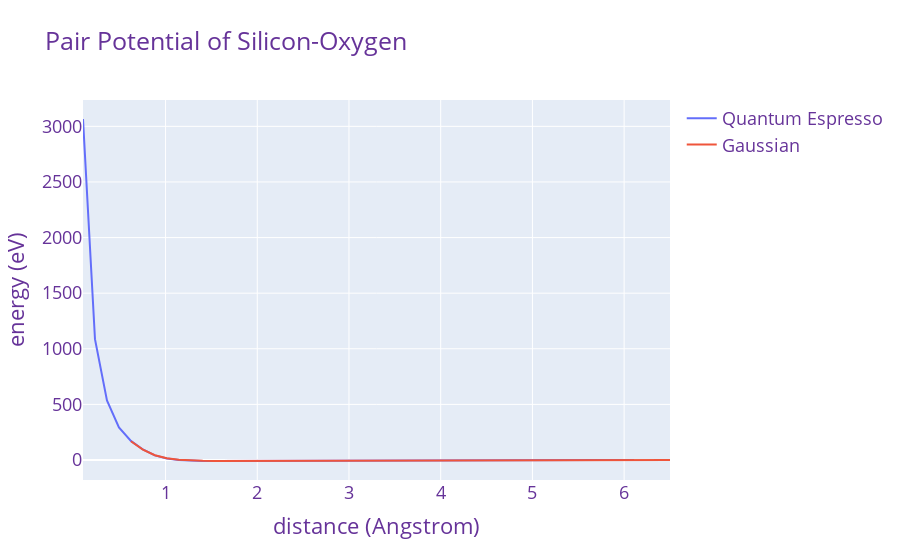

Source (notebook cell):
### Code cell
# plot with plotly
fig = go.Figure()
fig.add_trace(go.Scatter(x=espresso_df["distance"], y=espresso_df["energy"] - ZERO_POINT_ENERGY_SILICON_ESPRESSO - ZERO_POINT_ENERGY_OXYGEN_ESPRESSO, name="Quantum Espresso"))
fig.add_trace(go.Scatter(x=gaussian_df["distance"], y=gaussian_df["energy"] - ZERO_POINT_ENERGY_SILICON_GAUSSIAN - ZERO_POINT_ENERGY_OXYGEN_GAUSSIAN, name="Gaussian"))
# fig.add_trace(go.Scatter(x=matlantis_df["distance"], y=matlantis_df["energy"], name="Matlantis"))
fig.update_layout(
    title="Pair Potential of Silicon-Oxygen",
    xaxis_title="distance (Angstrom)",
    yaxis_title="energy (eV)",
    font=dict(
        size=18,
        color="RebeccaPurple"
    )
)
fig.show()

### Figure 1 — Plotly figure (JSON) as saved in the notebook; plotly's stock layout.template omitted (floating-point values rounded to 4 significant figures)
{"data": [{"name": "Quantum Espresso", "type": "scatter", "x": [0.1, 0.2306, 0.3612, 0.4918, 0.6224, 0.7531, 0.8837, 1.014, 1.145, 1.276, 1.406, 1.537, 1.667, 1.798, 1.929, 2.059, 2.19, 2.32, 2.451, 2.582, 2.712, 2.843, 2.973, 3.104, 3.235, 3.365, 3.496, 3.627, 4.018, 4.149, 4.28, 4.933, 5.194, 5.324, 5.586, 5.716, 5.978, 6.108], "y": [3066.0, 1087.0, 535.5, 292.2, 171.8, 94.9, 41.06, 13.45, 0.001917, -6.103, -8.489, -8.996, -8.593, -7.787, -6.838, -5.874, -4.97, -4.202, -3.365, -3.028, -2.588, -1.61, -1.172, -0.8414, -0.4827, -0.2188, -1.185, 0.1813, 0.5602, 0.6483, 0.7183, 0.9206, 0.9576, 0.9712, -0.6447, 0.9996, -0.3139, -0.5306]}, {"name": "Gaussian", "type": "scatter", "x": [0.6224, 0.7531, 0.8837, 1.014, 1.145, 1.276, 1.406, 1.537, 1.667, 1.798, 1.929, 2.059, 2.19, 2.32, 2.451, 2.582, 2.712, 2.843, 2.973, 3.104, 3.235, 3.365, 3.496, 3.627, 3.757, 3.888, 4.018, 4.149, 4.28, 4.41, 4.541, 4.671, 4.802, 4.933, 5.063, 5.194, 5.324, 5.455, 5.586, 5.716, 5.847, 5.978, 6.108, 6.239, 6.369, 6.5], "y": [168.5, 93.22, 42.74, 14.95, 1.233, -5.102, -7.628, -8.221, -7.872, -7.101, -6.179, -5.237, -4.34, -3.516, -2.773, -2.113, -1.664, -1.366, -1.108, -0.8868, -0.6984, -0.5386, -0.4034, -0.2898, -0.1967, -0.1222, -0.06819, -0.05805, -0.04929, -0.04161, -0.03485, -0.02884, -0.01049, -0.008317, -0.006533, -0.004823, -0.003259, -0.002035, -0.001157, -0.000498, -3.1e-05, 0.000287, 0.000516, 0.000703, -0.000877, -0.000674]}], "layout": {"font": {"color": "RebeccaPurple", "size": 18}, "title": {"text": "Pair Potential of Silicon-Oxygen"}, "xaxis": {"title": {"text": "distance (Angstrom)"}}, "yaxis": {"title": {"text": "energy (eV)"}}}}
